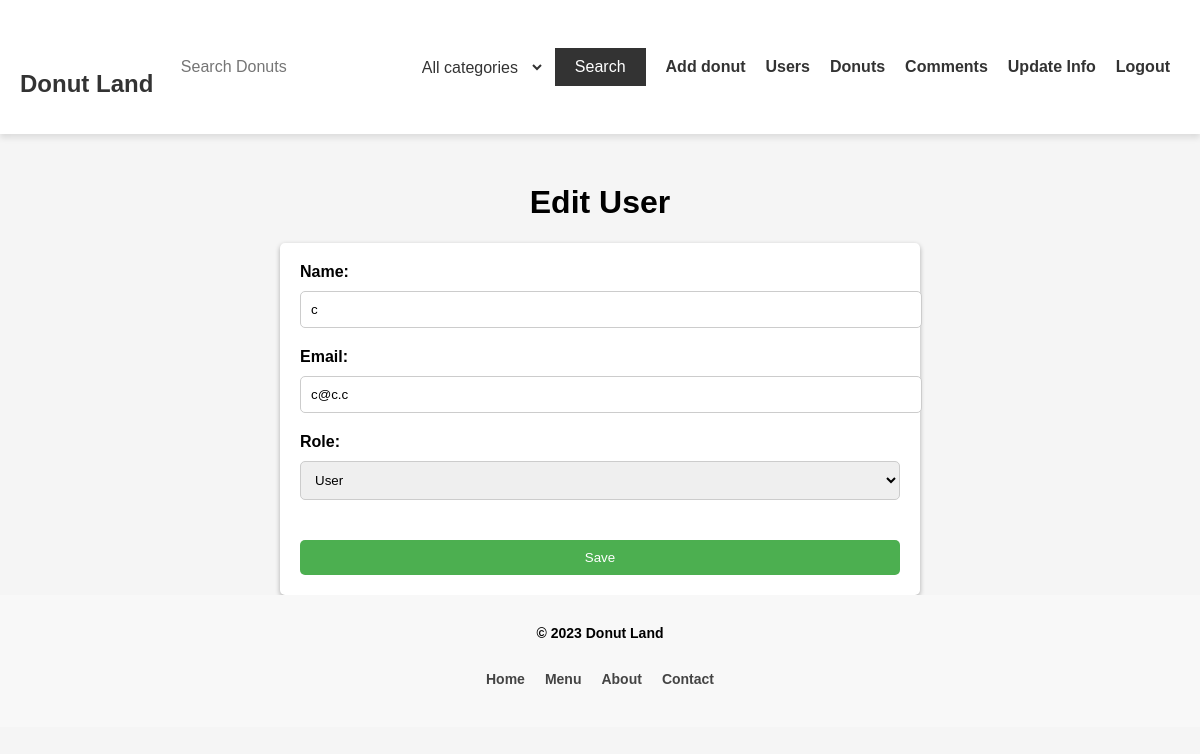
The page /admin/edit_user?id=5 (signed in) on the database its author committed.
### tables this page shows
CREATE TABLE `users` (
  `id` int(11) NOT NULL,
  `name` varchar(30) NOT NULL,
  `email` varchar(100) NOT NULL,
  `password` varchar(100) NOT NULL,
  `role` varchar(10) NOT NULL,
  `created_at` timestamp NOT NULL DEFAULT current_timestamp() ON UPDATE current_timestamp()
);

### admin/edit_user.php (the view, shortened to what this page needs)
<!DOCTYPE html>
<html lang="en">
<head>
  <link rel="stylesheet" href="../styles/admin/user/edit_user.css">
</head>
<body>
<?php require_once '../header.php'; ?>
<?php
  require_once '../database/connect.php';
  $id = htmlspecialchars($_GET['id'], ENT_QUOTES, 'UTF-8');
  $sql = 'SELECT * FROM users WHERE id = ?;';
  $stmt = $pdo->prepare($sql);
  $stmt->execute([$id]);
  $user = $stmt->fetch(PDO::FETCH_ASSOC);
  echo '<div class="container">';
  echo '<h1>Edit User</h1>';
  echo '<form method="post">';
  echo '<label for="name">Name:</label>';
  echo '<input type="text" name="name" value="'.$user['name'].'">';
  echo '<label for="email">Email:</label>';
  echo '<input type="email" id="email" name="email" value="'.$user['email'].'" required>';
  echo '<label for="role">Role:</label>';
  echo '<select id="role" name="role" required>';
  echo '<option value="user"'.($user['role'] == 'user' ? ' selected' : '').'>User</option>';
  echo '</select>';
  echo '<input type="submit" value="Save">';
  echo '</form>';
  echo '</div>';
  require_once '../footer.php';
?>
</body>
</html>

### styles/admin/user/edit_user.css (style rules this page uses)
body { font-family: Arial, sans-serif; margin: 0; padding: 0; background-color: #f5f5f5; }
h1 { text-align: center; margin-top: 50px; }
.container form { width: 50%; margin: 0 auto; background-color: #fff; padding: 20px; border-radius: 5px; box-shadow: 0 2px 5px rgba(0, 0, 0, 0.3); }
.container label { display: block; margin-bottom: 10px; font-weight: bold; }
.container input[type="text"], .container input[type="email"], .container select { width: 100%; padding: 10px; margin-bottom: 20px; border-radius: 5px; border: 1px solid #ccc; }
.container select { margin-bottom: 40px; }
.container input[type="submit"] { display: block; width: 100%; padding: 10px; background-color: #4caf50; color: #fff; border: none; border-radius: 5px; cursor: pointer; transition: background-color 0.3s ease; }

### rows shown on the page
users: name "c", email "c@c.c", role "User"
